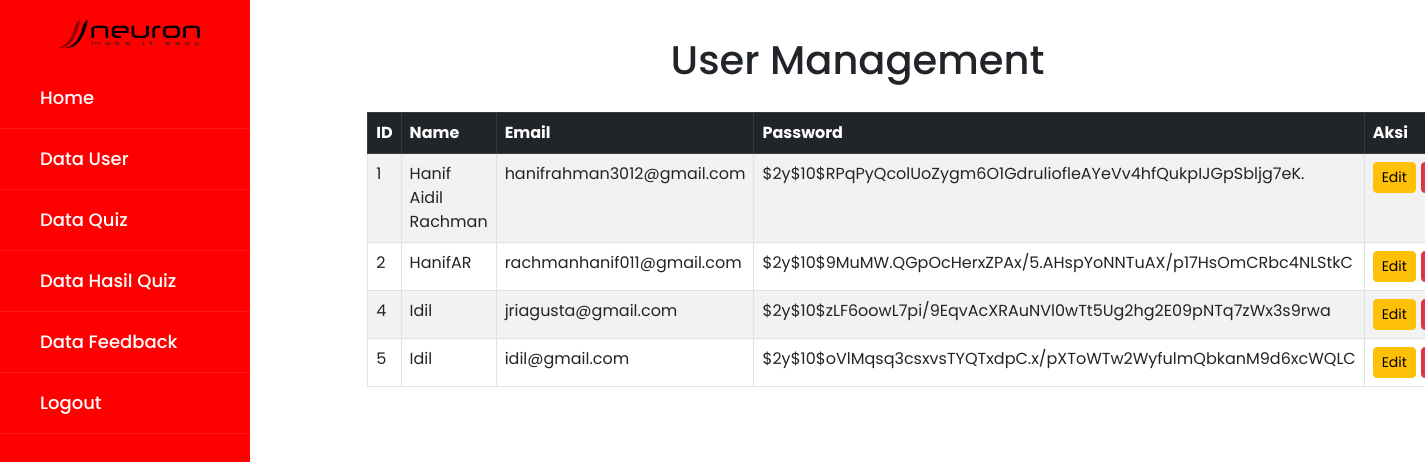
The app's page /admin/data_user.php with its own data.
### tables this page shows
CREATE TABLE `users` (
  `id` int(11) NOT NULL,
  `email` varchar(255) NOT NULL,
  `name` varchar(255) NOT NULL,
  `password` varchar(255) NOT NULL,
  `role` varchar(255) NOT NULL
);

### admin/data_user.php (the view, shortened to what this page needs)
<!DOCTYPE html>
<html lang="en">
<head>
    <link rel="stylesheet" href="https://cdn.jsdelivr.net/npm/bootstrap@5.3.0/dist/css/bootstrap.min.css">
    <link rel="stylesheet" href="index_admin.css">
</head>
<body>
    <nav class="sidebar">
        <div class="text">
            <img src="../image/Neuronworks.png" alt="Menu Image">
        </div>
        <ul>
                <li><a href="home.php">Home</a></li>
                <li><a href="data_user.php">Data User</a></li>
                <li><a href="data_quiz.php">Data Quiz</a></li>
                <li><a href="quiz_result.php">Data Hasil Quiz</a></li>
                <li><a href="feedback.php">Data Feedback</a></li>
                <li><a href="logout.php">Logout</a></li>
            </ul>
    </nav>
    <header>
        <div class="container mt-3">
            <h1 class="text-center">User Management</h1>
        </div>
    </header>
    <div class="container ">
        <div class="row justify-content-center">
            <div class="col">
                <div class="table-responsive" style="margin-left:500px; margin-top:-300px;">
                    <table class="table table-striped table-bordered">
                        <thead class="table-dark">
                            <tr>
                                <th>ID</th>
                                <th>Name</th>
                                <th>Email</th>
                                <th>Password</th>
                                <th style="width:200px;">Aksi</th>
                            </tr>
                        </thead>
                        <tbody>
                            <?php
                                include "../db_conn.php";
                                $sql = "SELECT * FROM users WHERE role='user'";
                                $result = $conn->query($sql);
                                if ($result && $result->num_rows > 0) {
                                    while ($row = $result->fetch_array()) {
                            ?>
                            <tr>
                                <td><?= htmlspecialchars($row['id']) ?></td>
                                <td><?= htmlspecialchars($row['name']) ?></td>
                                <td><?= htmlspecialchars($row['email']) ?></td>
                                <td><?= htmlspecialchars($row['password']) ?></td>
                                <td>
                                <div style="display: flex; gap: 5px;">
                                    <a href="edit_user.php?id=<?= htmlspecialchars($row['id']) ?>" class="btn btn-warning btn-sm">Edit</a>
                                    <form action="delete_user.php" method="POST" onsubmit="return confirm('Yakin ingin menghapus?')">
                                        <button type="submit" class="btn btn-danger btn-sm">Hapus</button>
                                    </form>
                                </div>
                            </tr>
                            <?php
                                    }
                                } else {
                                    echo "<tr><td colspan='5' class='text-center'>No data found</td></tr>";
                                }
                            ?>
                        </tbody>
                    </table>
                </div>
            </div>
        </div>
    </div>
</body>
</html>

### admin/index_admin.css (style rules this page uses)
* { margin: 0; padding: 0; box-sizing: border-box; font-family: 'Poppins', sans-serif; }
.sidebar { position: fixed; width: 250px; height: 100%; left: 0; background: red; transition: left 0.4s ease; }
.sidebar .text img { width: 150px; margin: 20px auto; display: block; }
.sidebar ul { height: 100%; list-style: none; padding: 0; }
.sidebar ul li { line-height: 60px; border-bottom: 1px solid rgba(255, 255, 255, 0.1); }
.sidebar ul li a { color: white; text-decoration: none; font-size: 18px; padding-left: 40px; font-weight: 500; display: block; }
header { margin-left: 250px; padding: 20px; }
.container { display: flex; align-items: center; justify-content: center; margin: 150px 20px; }

### records on screen
users: id "1", name "Hanif Aidil Rachman", email "hanifrahman3012@gmail.com", password "$2y$10$RPqPyQcolUoZygm6O1GdruliofleAYeVv4hfQukpIJGpSbljg7eK."
users: id "2", name "HanifAR", email "rachmanhanif011@gmail.com", password "$2y$10$9MuMW.QGpOcHerxZPAx/5.AHspYoNNTuAX/p17HsOmCRbc4NLStkC"
users: id "4", name "Idil", email "jriagusta@gmail.com", password "$2y$10$zLF6oowL7pi/9EqvAcXRAuNVl0wTt5Ug2hg2E09pNTq7zWx3s9rwa"
users: id "5", name "Idil", email "idil@gmail.com", password "$2y$10$oVlMqsq3csxvsTYQTxdpC.x/pXToWTw2WyfulmQbkanM9d6xcWQLC"
